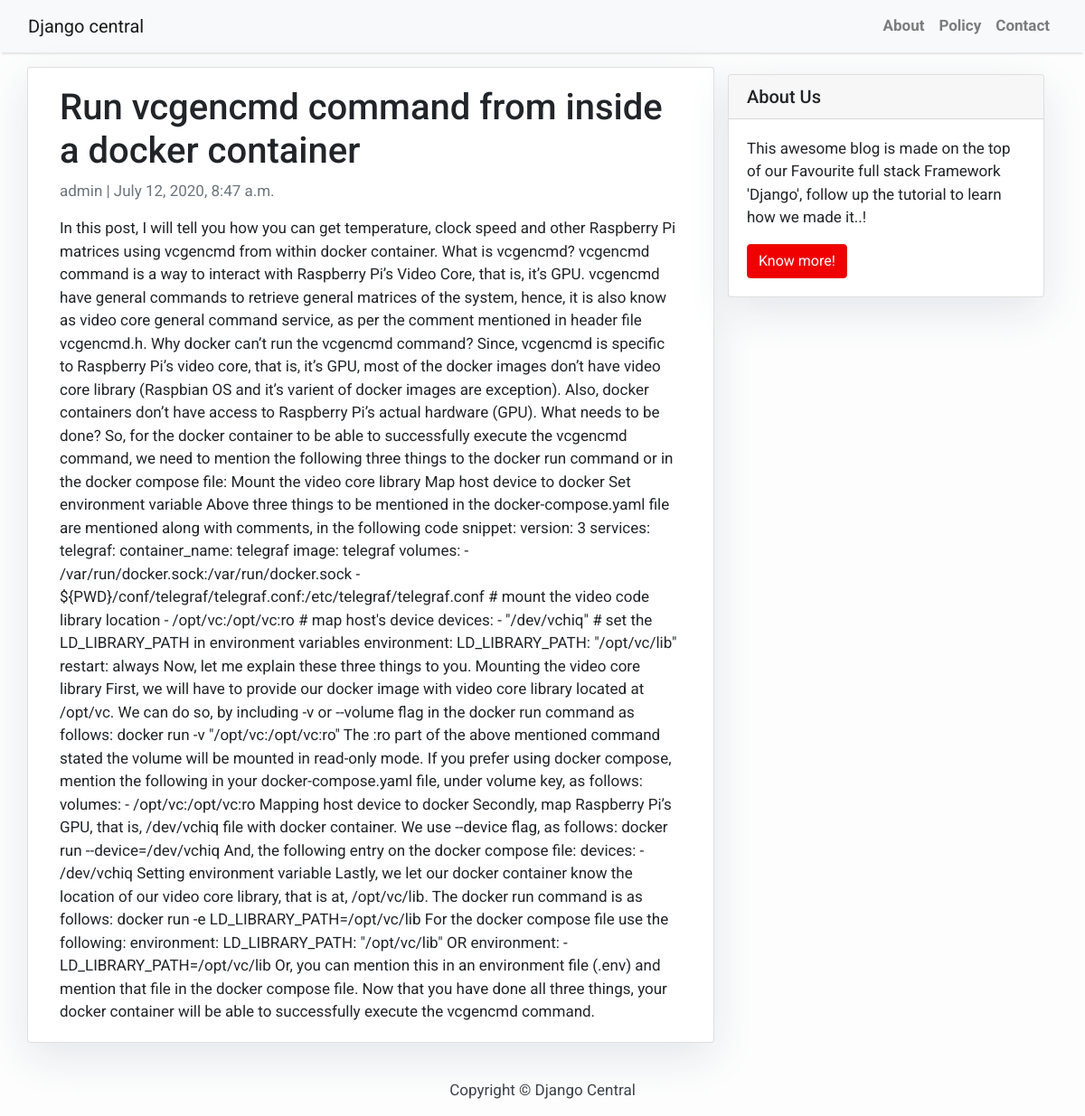
/blog/run-vcgencmd-command-from-inside-a-docker-container/, run on the app's committed database.
### blog/models.py (models this page shows, shortened)
class Post(models.Model):
	STATUS = ((0, "Draft"), (1, "Publish"))
	title = models.CharField(max_length=200, unique=True)
	slug = models.SlugField(max_length=200, unique=True)
	author = models.ForeignKey(User, on_delete=models.CASCADE, related_name="blog_post")
	content = models.TextField()
	created_on = models.DateTimeField(auto_now_add=True)
	updated_on = models.DateTimeField(auto_now=True)
	status = models.IntegerField(choices=STATUS, default=0)
	class Meta:
		ordering = ["-created_on"]

### blog/views.py (the view)
# urls.py: path("<slug:slug>/", views.PostDetail.as_view(), name="post_detail"),
class PostDetail(generic.DetailView):
	model = Post
	template_name = "post_detail.html"

### templates/post_detail.html
{% extends 'base.html' %} {% block content %}
<div class="container">
  <div class="row">
    <div class="col-md-8 card mb-4  mt-3 left  top">
      <div class="card-body">
        <h1>{% block title %} {{ object.title }} {% endblock title %}</h1>
        <p class=" text-muted">{{ post.author }} | {{ post.created_on }}</p>
        <p class="card-text ">{{ object.content | safe }}</p>
      </div>
    </div>
    {% block sidebar %} {% include 'sidebar.html' %} {% endblock sidebar %}
  </div>
</div>
{% endblock content %}

### templates/base.html (shortened to what this page needs)
<!DOCTYPE html>
<html>
    <head>
        <link rel="stylesheet" href="https://maxcdn.bootstrapcdn.com/bootstrap/4.0.0/css/bootstrap.min.css"
 />
    </head>
    <body>
        <nav class="navbar navbar-expand-lg navbar-light bg-light shadow" id="mainNav">
            <div class="container-fluid">
                <a class="navbar-brand" href="{% url 'blog_home' %}">Django central</a>
                <div class="collapse navbar-collapse" id="navbarResponsive">
                    <ul class="navbar-nav ml-auto">
                        <li class="nav-item text-black">
                            <a class="nav-link text-black font-weight-bold" href="#">About</a>
                        </li>
                        <li class="nav-item text-black">
                            <a class="nav-link text-black font-weight-bold" href="#">Policy</a>
                        </li>
                        <li class="nav-item text-black">
                            <a class="nav-link text-black font-weight-bold" href="#">Contact</a>
                        </li>
                    </ul>
                </div>
            </div>
        </nav>
        {% block content %}{% endblock content %}
        <footer class="py-3 bg-grey">
            <p class="m-0 text-dark text-center ">Copyright &copy; Django Central</p>
        </footer>
    </body>
</html>

### templates/sidebar.html (shortened to what this page needs)
{% block sidebar %}
<div class="col-md-4 float-right ">
<div class="card my-4">
        <h5 class="card-header">About Us</h5>
    <div class="card-body">
        <p class="card-text"> This awesome blog is made on the top of our Favourite full stack Framework 'Django', follow up the tutorial to learn how we made it..!</p>
        <a href="https://djangocentral.com/building-a-blog-application-with-django"
           class="btn btn-danger">Know more!</a>
    </div>
</div>
</div>
{% endblock sidebar %}

### templates/base.html (style rules this page uses)
body { font-family: "Roboto", sans-serif; font-size: 17px; background-color: #fdfdfd; }
.shadow { box-shadow: 0 4px 2px -2px rgba(0, 0, 0, 0.1); }
.btn-danger { color: #fff; background-color: #f00000; border-color: #dc281e; }

### templates/sidebar.html (style rules this page uses)
.card { box-shadow: 0 16px 48px #E3E7EB; }

### data on the page
Post: title "Run vcgencmd command from inside a docker container", author "admin", created_on "July 12, 2020, 8:47 a.m.", content "In this post, I will tell you how you can get temperature, clock speed and other Raspberry Pi matrices using vcgencmd from within docker container. What is vcgencmd? vcgencmd command is a way to interact with Raspberry Pi’s Video Core, that is, it’s GPU. vcgencmd have general commands to retrieve general matrices of the system, hence, it is also know as video core general command service, as per the comment mentioned in header file vcgencmd.h. Why docker can’t run the vcgencmd command? Since, vcgencmd is specific to Raspberry Pi’s video core, that is, it’s GPU, most of the docker images don’t have video core library (Raspbian OS and it’s varient of docker images are exception). Also, docker…"
